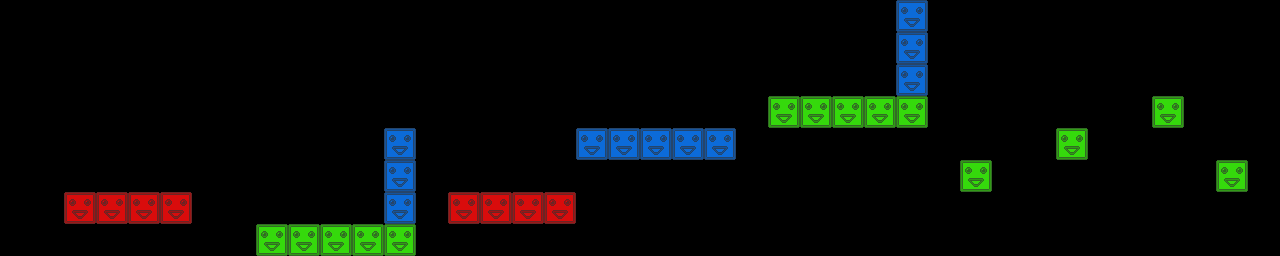

A level layout from a 2D game, rendered from its tile map. Below: a short description, then the map file with tile-grid data replaced by summaries:
An orthogonal 40x8 tile map with 32x32 px tiles, 3 tile layers (red, green, blue) and 10 objects.

<map version="1.0" orientation="orthogonal" renderorder="right-down" width="40" height="8" tilewidth="32" tileheight="32">
 <tileset firstgid="1" name="blocks" tilewidth="32" tileheight="32">
  <image source="blocks.png" width="96" height="32" />
 </tileset>
 <layer name="red" width="40" height="8">
  <data>[320 cells, 8 non-empty, 1 distinct tile ids]</data>
 </layer>
 <layer name="green" width="40" height="8">
  <data>[320 cells, 14 non-empty, 1 distinct tile ids]</data>
 </layer>
 <layer name="blue" width="40" height="8">
  <data>[320 cells, 11 non-empty, 1 distinct tile ids]</data>
 </layer>
 <objectgroup name="crystals">
  <object x="173" y="176">
   <ellipse />
  </object>
  <object x="365" y="209">
   <ellipse />
  </object>
  <object x="518" y="164">
   <ellipse />
  </object>
  <object x="690" y="104">
   <ellipse />
  </object>
  <object x="860" y="67">
   <ellipse />
  </object>
  <object x="1119" y="107">
   <ellipse />
  </object>
  <object x="1233" y="141">
   <ellipse />
  </object>
 </objectgroup>
 <objectgroup name="spikes">
  <object x="558" y="176">
   <ellipse />
  </object>
  <object x="1022" y="126">
   <ellipse />
  </object>
  <object x="1213" y="94">
   <ellipse />
  </object>
 </objectgroup>
</map>
